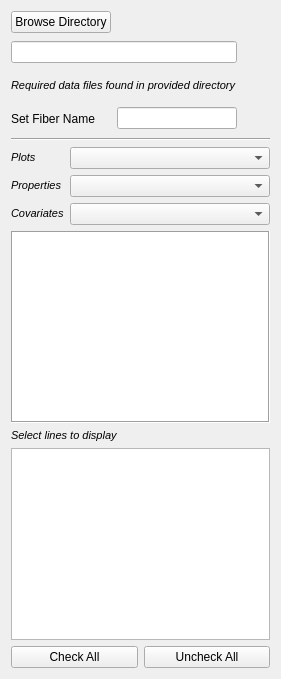
          <widget class="QWidget" name="plottingTab_loadSetDataTab">
           <attribute name="title">
            <string>Load/Set Data</string>
           </attribute>
           <layout class="QGridLayout" name="gridLayout_12">
            <item row="2" column="0">
             <widget class="QWidget" name="plottingTab_loadSetDataTab_set_widget" native="true">
              <property name="sizePolicy">
               <sizepolicy hsizetype="Preferred" vsizetype="Fixed">
                <horstretch>0</horstretch>
                <verstretch>0</verstretch>
               </sizepolicy>
              </property>
              <layout class="QGridLayout" name="gridLayout_6">
               <property name="leftMargin">
                <number>0</number>
               </property>
               <property name="topMargin">
                <number>0</number>
               </property>
               <property name="rightMargin">
                <number>0</number>
               </property>
               <property name="bottomMargin">
                <number>0</number>
               </property>
               <item row="1" column="0">
                <widget class="QLabel" name="plottingTab_loadSetDataTab_propertySelection_label">
                 <property name="sizePolicy">
                  <sizepolicy hsizetype="Fixed" vsizetype="Preferred">
                   <horstretch>0</horstretch>
                   <verstretch>0</verstretch>
                  </sizepolicy>
                 </property>
                 <property name="text">
                  <string>&lt;html&gt;&lt;head/&gt;&lt;body&gt;&lt;p&gt;&lt;span style=&quot; font-size:8pt; font-style:italic;&quot;&gt;Properties&lt;/span&gt;&lt;/p&gt;&lt;/body&gt;&lt;/html&gt;</string>
                 </property>
                </widget>
               </item>
               <item row="2" column="1">
                <widget class="QComboBox" name="plottingTab_loadSetDataTab_covariateSelection_comboBox"/>
               </item>
               <item row="2" column="0">
                <widget class="QLabel" name="plottingTab_loadSetDataTab_covariateSelection_label">
                 <property name="sizePolicy">
                  <sizepolicy hsizetype="Preferred" vsizetype="Preferred">
                   <horstretch>0</horstretch>
                   <verstretch>0</verstretch>
                  </sizepolicy>
                 </property>
                 <property name="text">
                  <string>&lt;html&gt;&lt;head/&gt;&lt;body&gt;&lt;p&gt;&lt;span style=&quot; font-size:8pt; font-style:italic;&quot;&gt;Covariates&lt;/span&gt;&lt;/p&gt;&lt;/body&gt;&lt;/html&gt;</string>
                 </property>
                </widget>
               </item>
               <item row="1" column="1">
                <widget class="QComboBox" name="plottingTab_loadSetDataTab_propertySelection_comboBox">
                 <property name="sizePolicy">
                  <sizepolicy hsizetype="Preferred" vsizetype="Fixed">
                   <horstretch>0</horstretch>
                   <verstretch>0</verstretch>
                  </sizepolicy>
                 </property>
                </widget>
               </item>
               <item row="0" column="0">
                <widget class="QLabel" name="plottingTab_loadSetDataTab_plotSelection_label">
                 <property name="text">
                  <string>&lt;html&gt;&lt;head/&gt;&lt;body&gt;&lt;p&gt;&lt;span style=&quot; font-size:8pt; font-style:italic;&quot;&gt;Plots&lt;/span&gt;&lt;/p&gt;&lt;/body&gt;&lt;/html&gt;</string>
                 </property>
                </widget>
               </item>
               <item row="0" column="1">
                <widget class="QComboBox" name="plottingTab_loadSetDataTab_plotSelection_comboBox">
                 <property name="sizePolicy">
                  <sizepolicy hsizetype="Preferred" vsizetype="Fixed">
                   <horstretch>0</horstretch>
                   <verstretch>0</verstretch>
                  </sizepolicy>
                 </property>
                </widget>
               </item>
              </layout>
             </widget>
            </item>
            <item row="4" column="0">
             <layout class="QGridLayout" name="plottingTab_gridLayout">
              <item row="1" column="0" colspan="2">
               <widget class="QListWidget" name="plottingTab_loadSetDataTab_linesToDisplay_listWidget">
                <property name="sizePolicy">
                 <sizepolicy hsizetype="Expanding" vsizetype="Expanding">
                  <horstretch>0</horstretch>
                  <verstretch>0</verstretch>
                 </sizepolicy>
                </property>
                <property name="minimumSize">
                 <size>
                  <width>0</width>
                  <height>0</height>
                 </size>
                </property>
                <property name="maximumSize">
                 <size>
                  <width>16777215</width>
                  <height>16777215</height>
                 </size>
                </property>
               </widget>
              </item>
              <item row="2" column="1">
               <widget class="QPushButton" name="plottingTab_loadSetDataTab_uncheckAllLinesToDisplay_pushButton">
                <property name="sizePolicy">
                 <sizepolicy hsizetype="Expanding" vsizetype="Fixed">
                  <horstretch>0</horstretch>
                  <verstretch>0</verstretch>
                 </sizepolicy>
                </property>
                <property name="text">
                 <string>Uncheck All</string>
                </property>
               </widget>
              </item>
              <item row="2" column="0">
               <widget class="QPushButton" name="plottingTab_loadSetDataTab_checkAllLinesToDisplay_pushButton">
                <property name="sizePolicy">
                 <sizepolicy hsizetype="Expanding" vsizetype="Fixed">
                  <horstretch>0</horstretch>
                  <verstretch>0</verstretch>
                 </sizepolicy>
                </property>
                <property name="text">
                 <string>Check All</string>
                </property>
               </widget>
              </item>
              <item row="0" column="0">
               <widget class="QLabel" name="plottingTab_loadSetDataTab_linesToDisplay_label">
                <property name="sizePolicy">
                 <sizepolicy hsizetype="Expanding" vsizetype="Fixed">
                  <horstretch>0</horstretch>
                  <verstretch>0</verstretch>
                 </sizepolicy>
                </property>
                <property name="text">
                 <string>&lt;html&gt;&lt;head/&gt;&lt;body&gt;&lt;p&gt;&lt;span style=&quot; font-size:8pt; font-style:italic;&quot;&gt;Select lines to display&lt;/span&gt;&lt;/p&gt;&lt;/body&gt;&lt;/html&gt;</string>
                </property>
                <property name="margin">
                 <number>0</number>
                </property>
                <property name="indent">
                 <number>-1</number>
                </property>
               </widget>
              </item>
             </layout>
            </item>
            <item row="1" column="0">
             <widget class="Line" name="plottingTab_loadSetDataTab_line">
              <property name="orientation">
               <enum>Qt::Horizontal</enum>
              </property>
             </widget>
            </item>
            <item row="3" column="1" rowspan="2">
             <spacer name="plottingTab_loadSetDataTab_verticalSpacer">
              <property name="orientation">
               <enum>Qt::Vertical</enum>
              </property>
              <property name="sizeType">
               <enum>QSizePolicy::Expanding</enum>
              </property>
              <property name="sizeHint" stdset="0">
               <size>
                <width>0</width>
                <height>0</height>
               </size>
              </property>
             </spacer>
            </item>
            <item row="3" column="0">
             <widget class="QListWidget" name="plottingTab_loadSetDataTab_linesSelected_listWidget">
              <property name="sizePolicy">
               <sizepolicy hsizetype="Expanding" vsizetype="Expanding">
                <horstretch>0</horstretch>
                <verstretch>0</verstretch>
               </sizepolicy>
              </property>
              <property name="maximumSize">
               <size>
                <width>16777215</width>
                <height>16777215</height>
               </size>
              </property>
              <property name="frameShape">
               <enum>QFrame::Box</enum>
              </property>
              <property name="frameShadow">
               <enum>QFrame::Sunken</enum>
              </property>
              <property name="selectionRectVisible">
               <bool>false</bool>
              </property>
             </widget>
            </item>
            <item row="0" column="0">
             <widget class="QWidget" name="plottingTab_loadSetDataTab_load_widget" native="true">
              <property name="sizePolicy">
               <sizepolicy hsizetype="Preferred" vsizetype="Fixed">
                <horstretch>0</horstretch>
                <verstretch>0</verstretch>
               </sizepolicy>
              </property>
              <layout class="QVBoxLayout" name="verticalLayout_9">
               <property name="leftMargin">
                <number>0</number>
               </property>
               <property name="topMargin">
                <number>0</number>
               </property>
               <property name="rightMargin">
                <number>0</number>
               </property>
               <property name="bottomMargin">
                <number>0</number>
               </property>
               <item>
                <layout class="QGridLayout" name="plottingTab_loadSetDataTab_gridLayout">
                 <item row="0" column="0">
                  <widget class="QPushButton" name="plottingTab_loadSetDataTab_browsePlotDirectory_pushButton">
                   <property name="sizePolicy">
                    <sizepolicy hsizetype="Preferred" vsizetype="Fixed">
                     <horstretch>0</horstretch>
                     <verstretch>0</verstretch>
                    </sizepolicy>
                   </property>
                   <property name="text">
                    <string>Browse Directory</string>
                   </property>
                  </widget>
                 </item>
                 <item row="1" column="2">
                  <widget class="QLabel" name="plottingTab_loadSetDataTab_browsePlotDirectoryIcon_label">
                   <property name="sizePolicy">
                    <sizepolicy hsizetype="Fixed" vsizetype="Fixed">
                     <horstretch>0</horstretch>
                     <verstretch>0</verstretch>
                    </sizepolicy>
                   </property>
                   <property name="minimumSize">
                    <size>
                     <width>27</width>
                     <height>27</height>
                    </size>
                   </property>
                   <property name="text">
                    <string/>
                   </property>
                  </widget>
                 </item>
                 <item row="2" column="2">
                  <widget class="QLabel" name="plottingTab_loadSetDataTab_plotDirectoryIcon_label">
                   <property name="sizePolicy">
                    <sizepolicy hsizetype="Fixed" vsizetype="Fixed">
                     <horstretch>0</horstretch>
                     <verstretch>0</verstretch>
                    </sizepolicy>
                   </property>
                   <property name="minimumSize">
                    <size>
                     <width>27</width>
                     <height>27</height>
                    </size>
                   </property>
                   <property name="text">
                    <string/>
                   </property>
                  </widget>
                 </item>
                 <item row="2" column="0" colspan="2">
                  <widget class="QLabel" name="plottingTab_loadSetDataTab_plotDirectoryInfo_label">
                   <property name="sizePolicy">
                    <sizepolicy hsizetype="Expanding" vsizetype="Preferred">
                     <horstretch>0</horstretch>
                     <verstretch>0</verstretch>
                    </sizepolicy>
                   </property>
                   <property name="text">
                    <string>&lt;html&gt;&lt;head/&gt;&lt;body&gt;&lt;p&gt;&lt;span style=&quot; font-size:8pt; font-style:italic;&quot;&gt;Required data files found in provided directory&lt;/span&gt;&lt;/p&gt;&lt;/body&gt;&lt;/html&gt;</string>
                   </property>
                  </widget>
                 </item>
                 <item row="1" column="0" colspan="2">
                  <widget class="QLineEdit" name="para_plottingTab_loadSetDataTab_browsePlotDirectory_lineEdit"/>
                 </item>
                 <item row="3" column="0" rowspan="2">
                  <widget class="QLabel" name="plottingTab_loadSetDataTab_fibername_label">
                   <property name="text">
                    <string>Set Fiber Name</string>
                   </property>
                  </widget>
                 </item>
                 <item row="3" column="1" rowspan="2">
                  <widget class="QLineEdit" name="para_plottingTab_loadSetDataTab_fibername_lineEdit"/>
                 </item>
                 <item row="3" column="2" rowspan="2">
                  <widget class="QLabel" name="plottingTab_loadSetDataTab_fibernameIcon_label">
                   <property name="sizePolicy">
                    <sizepolicy hsizetype="Fixed" vsizetype="Fixed">
                     <horstretch>0</horstretch>
                     <verstretch>0</verstretch>
                    </sizepolicy>
                   </property>
                   <property name="minimumSize">
                    <size>
                     <width>27</width>
                     <height>27</height>
                    </size>
                   </property>
                   <property name="text">
                    <string/>
                   </property>
                  </widget>
                 </item>
                </layout>
               </item>
              </layout>
             </widget>
            </item>
           </layout>
          </widget>
